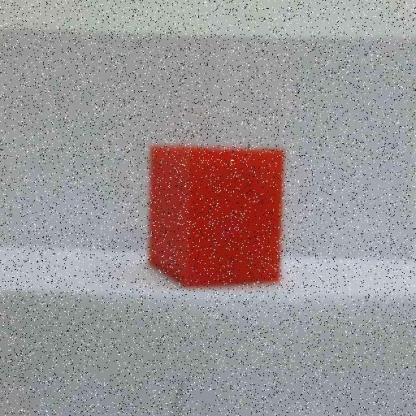
#> input picture Vision_picker/yolov11s/3d-geom-shape-detector-1/train/images/03_jpg.rf.72301efac9e7d2b56bdd0fb767b362e9.jpg, 416 x 416 px
$ python get_pos.py
#> lines starting #> are read from the running program, lines starting #| are printed output that depends on the picture; after the words box and inside, x2 and y2 are one past the last pixel; in counts of white or black regions, pixels touching at a corner belong together
import cv2
import numpy as np
import matplotlib.pyplot as plt
from tkinter import Tk, filedialog


def is_white(color):
    # Verifica se a cor está próxima do branco
    return np.all(color > 200)


def distance(p1, p2):
    # Calcula a distância euclidiana entre dois pontos
    return np.sqrt((p1[0] - p2[0]) ** 2 + (p1[1] - p2[1]) ** 2)


# Abre a caixa de diálogo de arquivo para escolher o arquivo de imagem
root = Tk()
root.withdraw()
image_path = filedialog.askopenfilename(title="Select Image File", filetypes=[("Image files", "*.jpg;*.jpeg;*.png")])
#> the answer given: ../Vision_picker/yolov11s/3d-geom-shape-detector-1/train/images/03_jpg.rf.72301efac9e7d2b56bdd0fb767b362e9.jpg
root.destroy()

if not image_path:
    print("Nenhum arquivo selecionado. Encerrando o programa.")
    exit()

# Le a imagem
image = cv2.imread(image_path)
#> image is the input picture: shape (416, 416, 3); mean B, G, R 148.1, 146.8, 155.4

# Converte para HSV
hsv_image = cv2.cvtColor(image, cv2.COLOR_BGR2HSV)
#> hsv_image: shape (416, 416, 3); mean H, S, V 72.3, 31.8, 161.6

# Define intervalos de cores em HSV
color_ranges = {
    "purple": ((125, 50, 50), (160, 255, 255))
}

# Distância mínima entre pontos
min_distance = 20

# Inicializa uma lista para armazenar posições centrais
colored_points = []

# Itera através de intervalos de cores
for color, (lower_bound, upper_bound) in color_ranges.items():
    # Limita a imagem para obter uma máscara binária
    mask = cv2.inRange(hsv_image, np.array(lower_bound, dtype=np.uint8), np.array(upper_bound, dtype=np.uint8))

    # Acha os contornos
    contours, _ = cv2.findContours(mask, cv2.RETR_EXTERNAL, cv2.CHAIN_APPROX_SIMPLE)

    # Itera através de contornos
    for contour in contours:
        # Calcula a caixa delimitadora para o contorno
        x, y, w, h = cv2.boundingRect(contour)

        # Pula a cor branca
        if is_white(image[y:y + h, x:x + w]):
            continue

        # Obtém a posição central e a cor RGB
        center_x = x + w // 2
        center_y = y + h // 2
        rgb_color = tuple(image[center_y, center_x])
        # print(rgb_color)

        # Verifica a distância mínima entre os pontos
        valid_point = True
        for point in colored_points:
            if distance(point['position'], (center_x, center_y)) < min_distance:
                valid_point = False
                break

        # Se o ponto for válido, anexa à lista
        if valid_point:
            colored_points.append({
                'color_rgb': rgb_color,
                'position': (center_x, center_y),
            })

            # Desenha uma caixa delimitadora ao redor do ponto
            cv2.rectangle(image, (x, y), (x + w, y + h), (0, 255, 0), 2)
#> this loop made 1 pass
#> contours on pass 1: [[[306, 207]]]
#> pass 1, `mask = cv2.inRange(hsv_image, np.array(lower_bound, dtype=np.uint8), n..`:
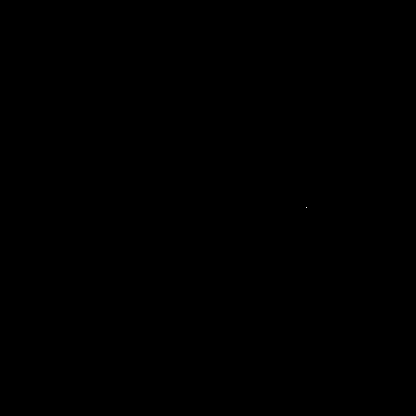
#> mask: shape (416, 416); 0% white in thin lines or dots, all inside (x1, y1, x2, y2) = (306, 207, 307, 208)
#> after the loop: image: shape (416, 416, 3); 0.01% of pixels changed, all inside (x1, y1, x2, y2) = (305, 206, 309, 210)
#> after the loop, colored_points = 1 item

print(colored_points)
#| [{'color_rgb': (55, 44, 46), 'position': (306, 207)}]
# Mostra o resultado
cv2.imshow('Pontos coloridos detectados com caixas delimitadoras', image)
cv2.waitKey(0)
cv2.destroyAllWindows()

# Plota as coordenadas
fig, ax = plt.subplots()
for point in colored_points:
    # Inverte as componentes de cor de RGB para BGR
    bgr_color = (point['color_rgb'][2], point['color_rgb'][1], point['color_rgb'][0])

    ax.scatter(point['position'][0], -point['position'][1], color=np.array(bgr_color) / 255)
    ax.text(point['position'][0], -point['position'][1], f"{point['position']}", fontsize=8, ha='right',
            color=np.array(bgr_color) / 255)
#> this loop made 1 pass
#> (point, bgr_color) on pass 1: ({'color_rgb': (55, 44, 46), 'position': (306, 207)}, (46, 44, 55))

plt.title('Pontos coloridos detectados com coordenadas')
plt.xlabel('X')
plt.ylabel('Y')
plt.show()
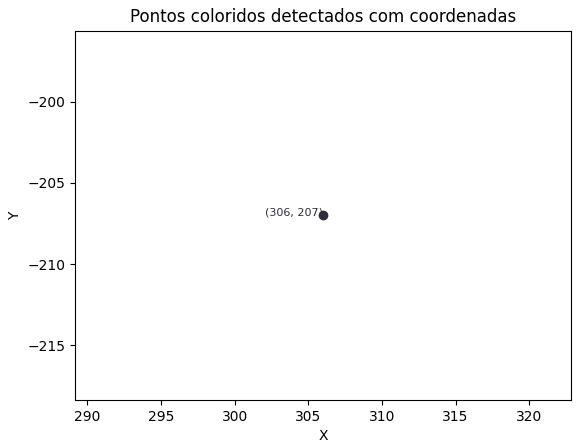
#> figure drawn by matplotlib, 1 panel

$ run again, on Vision_picker/yolov11s/3d-geom-shape-detector-1/train/images/blue_cube388_png_jpg.rf.5d241ead98e32fc4e8e6ea6c66606a3e.jpg
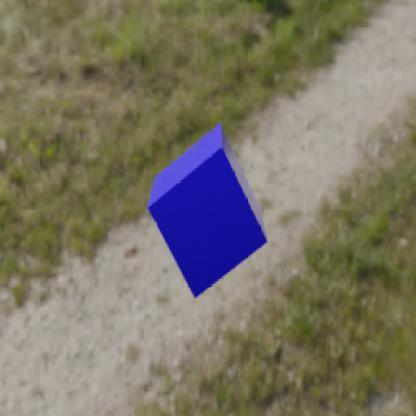
#> input picture Vision_picker/yolov11s/3d-geom-shape-detector-1/train/images/blue_cube388_png_jpg.rf.5d241ead98e32fc4e8e6ea6c66606a3e.jpg, 416 x 416 px
#> image is the input picture: shape (416, 416, 3); mean B, G, R 101.3, 116.6, 122.8
#> hsv_image: shape (416, 416, 3); mean H, S, V 30.1, 81.7, 132
#> after the loop `for color, (lower_bound, upper_bound) in color_ranges.items():`:
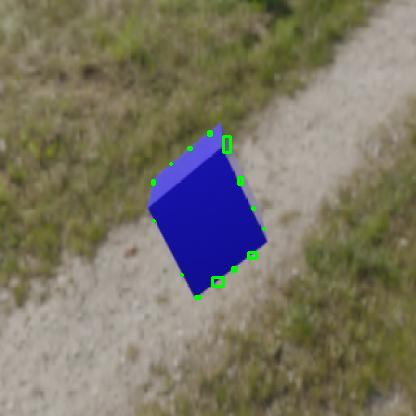
#> image: shape (416, 416, 3); 0.37% of pixels changed, all inside (x1, y1, x2, y2) = (151, 130, 266, 300)
#> after the loop `for color, (lower_bound, upper_bound) in color_ranges.items():`: colored_points = 14 items
#> (printed output is left out)
#> the loop `for point in colored_points:` made 14 passes
#> (point, bgr_color) on passes 1 to 6: ({'color_rgb': (172, 123, 131), 'position': (197, 297)}, (131, 123, 172)), ({'color_rgb': (167, 122, 131), 'position': (217, 281)}, (131, 122, 167)), ({'color_rgb': (176, 140, 146), 'position': (181, 274)}, (146, 140, 176)), ({'color_rgb': (159, 130, 139), 'position': (234, 269)}, (139, 130, 159)), ({'color_rgb': (174, 157, 166), 'position': (252, 255)}, (166, 157, 174)), ({'color_rgb': (158, 124, 130), 'position': (263, 228)}, (130, 124, 158))
#> `plt.show()`:
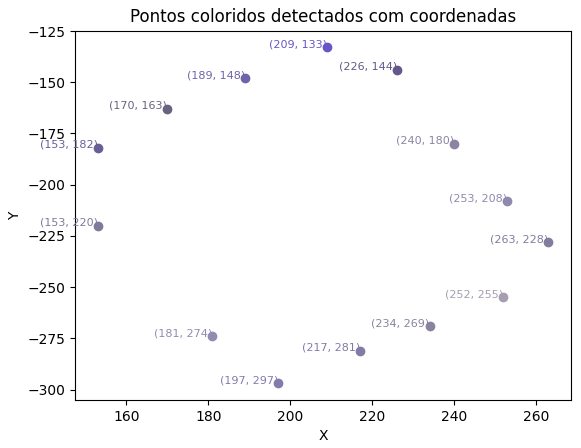
#> figure drawn by matplotlib, 1 panel
